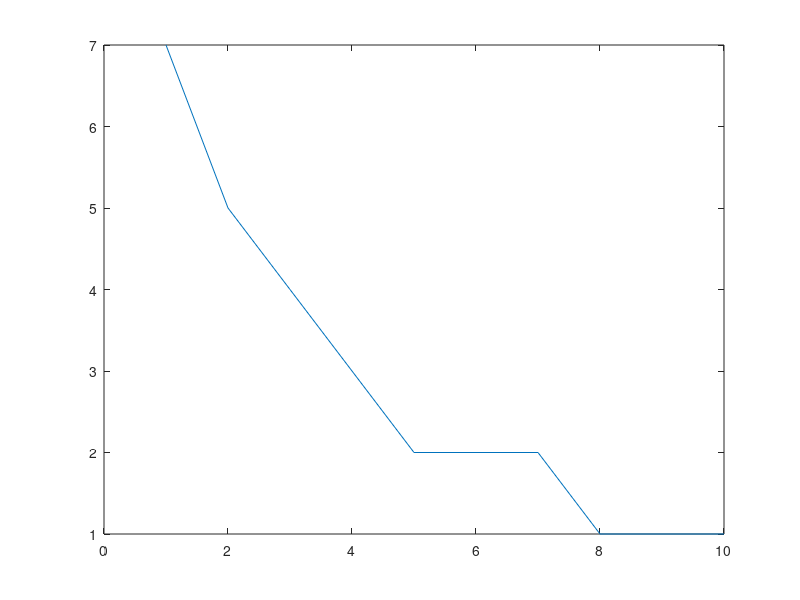

Reproduce this figure in MATLAB.
total_palabras = 15;
lista_palabras = ones(total_palabras,1);
decaimiento = 0.9;
umbral = 0.3;

T = 10; %esta linea representa el total de tiempos simulados

for t = 1:T 
    decaimiento = decaimiento-0.05;
    for x = 1:total_palabras
        matriz_decaimiento(x,:) = decaimiento.^x';
    end
palabras_recordadas(:,t) = matriz_decaimiento > umbral;

end
Total_recordadas_por_momento = sum(palabras_recordadas);
plot(Total_recordadas_por_momento);
